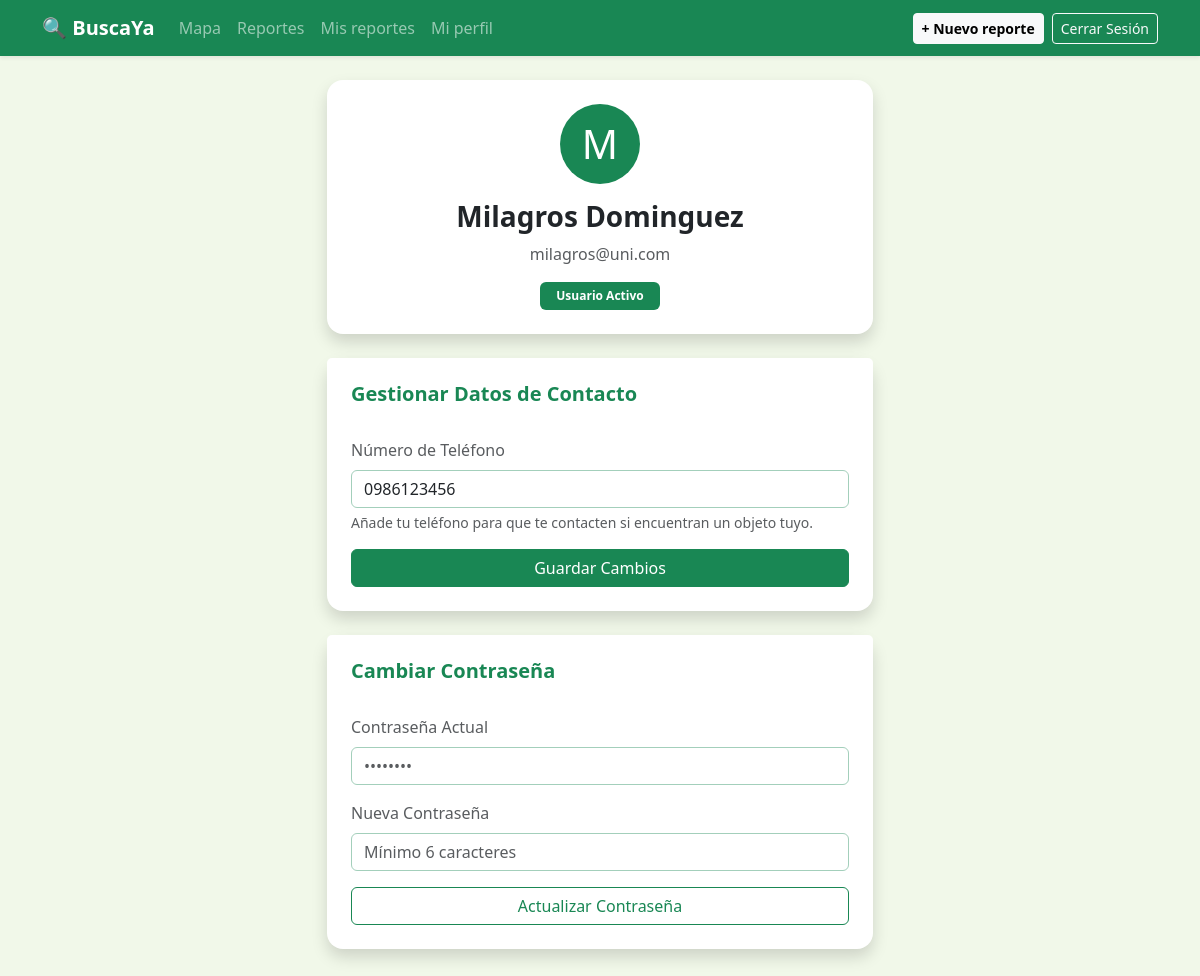
The app's page /perfil (signed in) with its own data.
### tables this page shows
CREATE TABLE usuarios (
            id INTEGER PRIMARY KEY AUTOINCREMENT,
            nombre TEXT NOT NULL,
            email TEXT UNIQUE NOT NULL,
            contrasena TEXT NOT NULL,
            telefono TEXT,
            foto_perfil TEXT DEFAULT 'default.jpg'
        );

### app.py (the view, shortened to what this page needs)
@app.route('/perfil', methods=['GET', 'POST'])
def perfil():
    if 'usuario_id' not in session:
        return redirect(url_for('login'))
    conn = sqlite3.connect(DATABASE_PATH)
    cursor = conn.cursor()
    cursor.execute("SELECT nombre, email, telefono, foto_perfil FROM usuarios WHERE id = ?", (session['usuario_id'],))
    datos_usuario = cursor.fetchone()
    conn.close()
    return render_template('perfil.html', usuario=datos_usuario)

### templates/perfil.html (shortened to what this page needs)
<!DOCTYPE html>
<html lang="es">
<head>
    <link href="https://cdn.jsdelivr.net/npm/bootstrap@5.3.3/dist/css/bootstrap.min.css" rel="stylesheet">
</head>
<body style="background-color: #f1f8e9;">
    {% include '_navbar.html' %}
    <div class="container mb-5">
        <div class="row justify-content-center">
            <div class="col-md-8 col-lg-6">
                <div class="card shadow border-0 rounded-4 mb-4">
                    <div class="card-body p-4 text-center">
                        <div class="mb-3">
                            <span class="fs-1 bg-success text-white rounded-circle d-inline-flex align-items-center justify-content-center" style="width: 80px; height: 80px;">
                                {{ usuario[0][0] }}
                            </span>
                        </div>
                        <h3 class="card-title fw-bold text-dark">{{ usuario[0] }}</h3>
                        <p class="text-muted mb-3">{{ usuario[1] }}</p>
                        <span class="badge bg-success px-3 py-2">Usuario Activo</span>
                    </div>
                </div>
                <div class="card shadow border-0 rounded-4 mb-4">
                    <div class="card-header bg-white border-0 pt-4 px-4">
                        <h5 class="fw-bold mb-0 text-success">Gestionar Datos de Contacto</h5>
                    </div>
                    <div class="card-body p-4">
                        <form action="/perfil" method="POST">
                            <div class="mb-3">
                                <label class="form-label text-muted">Número de Teléfono</label>
                                <input type="text" name="telefono" class="form-control border-success-subtle" value="{{ usuario[2] if usuario[2] else '' }}" placeholder="+595 981 123456">
                                <div class="form-text">Añade tu teléfono para que te contacten si encuentran un objeto tuyo.</div>
                            </div>
                            <button type="submit" class="btn btn-success w-100">Guardar Cambios</button>
                        </form>
                    </div>
                </div>
                <div class="card shadow border-0 rounded-4">
                    <div class="card-header bg-white border-0 pt-4 px-4">
                        <h5 class="fw-bold mb-0 text-success">Cambiar Contraseña</h5>
                    </div>
                    <div class="card-body p-4">
                        <form action="/perfil/cambiar_contrasena" method="POST">
                            <div class="mb-3">
                                <label class="form-label text-muted">Contraseña Actual</label>
                                <input type="password" name="contrasena_actual" class="form-control border-success-subtle" placeholder="••••••••" required>
                            </div>
                            <div class="mb-3">
                                <label class="form-label text-muted">Nueva Contraseña</label>
                                <input type="password" name="nueva_contrasena" class="form-control border-success-subtle" placeholder="Mínimo 6 caracteres" required>
                            </div>
                            <button type="submit" class="btn btn-outline-success w-100">Actualizar Contraseña</button>
                        </form>
                    </div>
                </div>
            </div>
        </div>
    </div>
</body>
</html>

### records on screen
usuarios: nombre "M", nombre "Milagros Dominguez", email "milagros@uni.com", telefono "0986123456"
